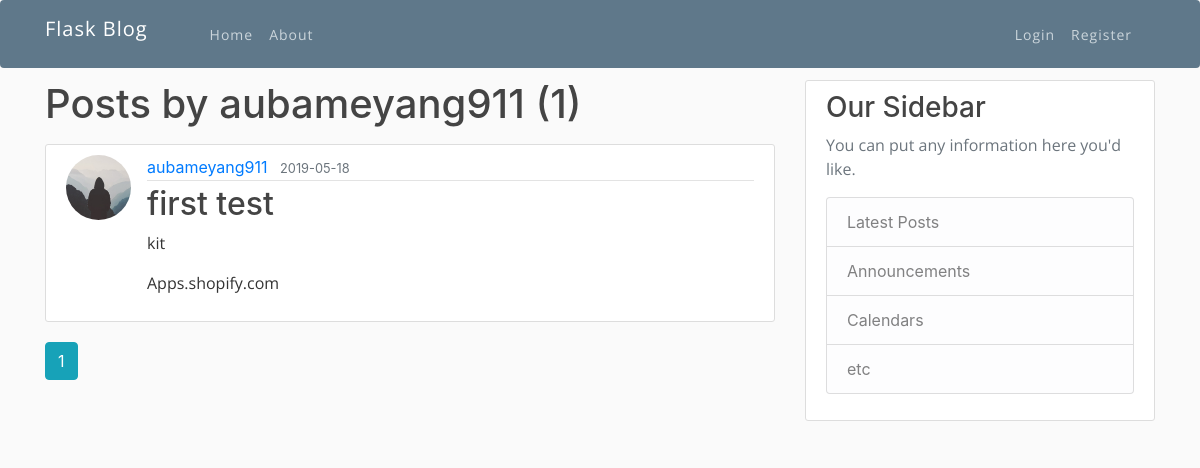
The app's page /user/aubameyang911, older data.
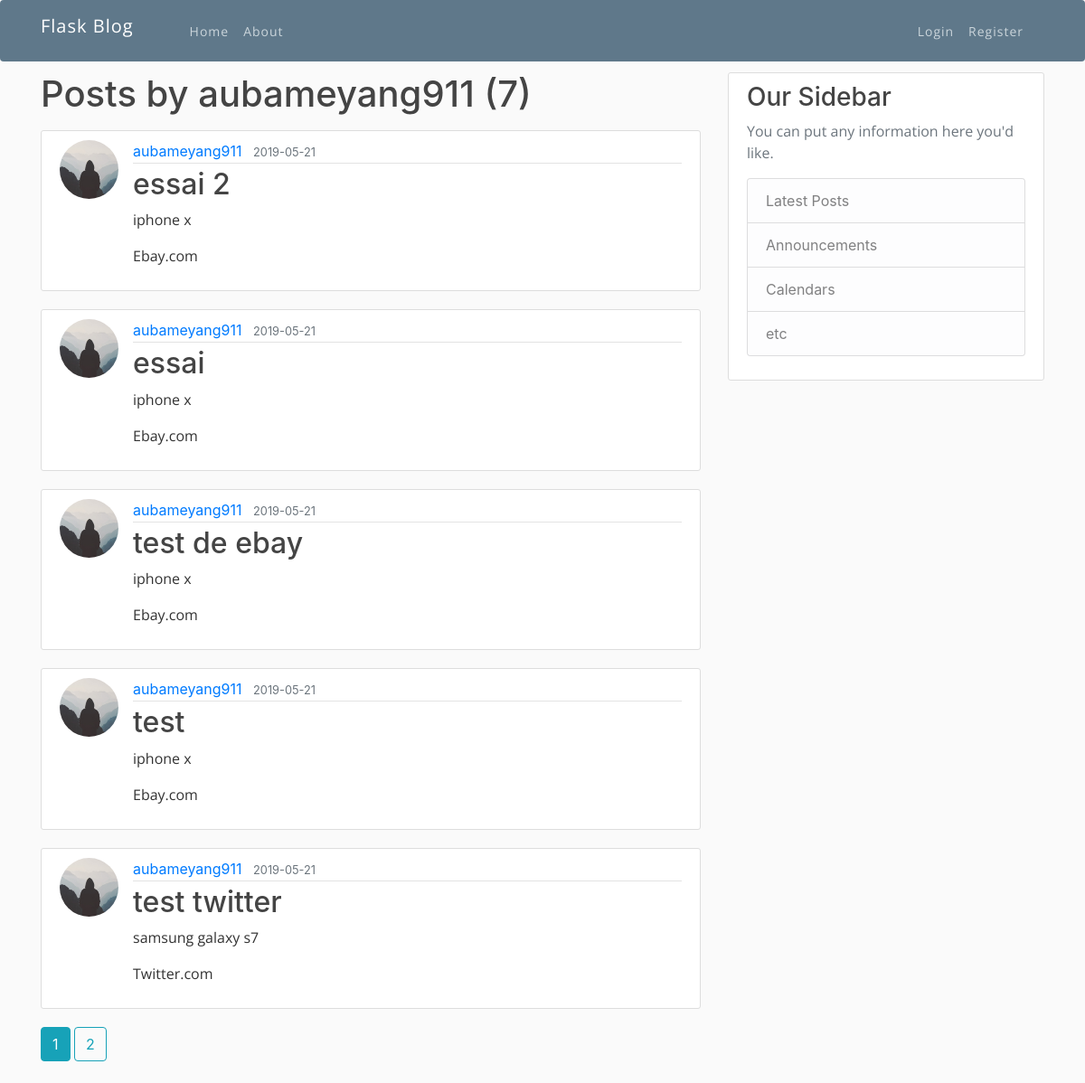
The same page, newer data.
### flaskblog/models.py (models this page shows, shortened)
class User(db.Model, UserMixin):
    id = db.Column(db.Integer, primary_key=True)
    username = db.Column(db.String(20), unique=True, nullable=False)
    email = db.Column(db.String(120), unique=True, nullable=False)
    image_file = db.Column(db.String(20), nullable=False, default='default.jpg')
    password = db.Column(db.String(60), nullable=False)
    posts = db.relationship('Post', backref='Client', lazy=True, cascade="save-update, merge, delete")

class Post(db.Model):
    id = db.Column(db.Integer, primary_key=True)
    title = db.Column(db.String(100), nullable=False)
    date_posted = db.Column(db.DateTime, nullable=False, default=datetime.utcnow)
    keywords = db.Column(db.Text, nullable=False)
    url=db.Column(db.Text, nullable=False)
    user_id = db.Column(db.Integer, db.ForeignKey('user.id'), nullable=False)
    reviews = db.relationship('Review', backref='origin', lazy=True)
    graphs= db.relationship('Graph', backref='gg', lazy=True, cascade="save-update, merge, delete")

### flaskblog/routes.py (the view)
@app.route("/user/<string:username>")
def user_posts(username):
    page = request.args.get('page', 1, type=int)
    user = User.query.filter_by(username=username).first_or_404()
    posts = Post.query.filter_by(Client=user)\
        .order_by(Post.date_posted.desc())\
        .paginate(page=page, per_page=5)
    return render_template('user_posts.html', posts=posts, user=user)

### flaskblog/templates/user_posts.html
{% extends "layout.html" %}
{% block content %}
    <h1 class="mb-3">Posts by {{ user.username }} ({{ posts.total }})</h1>
    {% for post in posts.items %}
        <article class="media content-section">
          <img class="rounded-circle article-img" src="{{ url_for('static', filename='profile_pics/' + post.Client.image_file) }}">
          <div class="media-body">
            <div class="article-metadata">
              <a class="mr-2" href="{{ url_for('user_posts', username=post.Client.username) }}">{{ post.Client.username }}</a>
              <small class="text-muted">{{ post.date_posted.strftime('%Y-%m-%d') }}</small>
            </div>
            <h2><a class="article-title" href="{{ url_for('post', post_id=post.id) }}">{{ post.title }}</a></h2>
            <p class="article-content">{{ post.keywords }}</p>
            <p class="article-content">{{ post.url }}</p>
          </div>
        </article>
    {% endfor %}
    {% for page_num in posts.iter_pages(left_edge=1, right_edge=1, left_current=1, right_current=2) %}
      {% if page_num %}
        {% if posts.page == page_num %}
          <a class="btn btn-info mb-4" href="{{ url_for('user_posts', username=user.username, page=page_num) }}">{{ page_num }}</a>
        {% else %}
          <a class="btn btn-outline-info mb-4" href="{{ url_for('user_posts', username=user.username, page=page_num) }}">{{ page_num }}</a>
        {% endif %}
      {% else %}
        ...
      {% endif %}
    {% endfor %}
{% endblock content %}

### flaskblog/templates/layout.html (shortened to what this page needs)
<!DOCTYPE html>
<html>
<head>
    <link href="{{url_for('static',filename='bootstrap.min.css')}}" rel="stylesheet" type="text/css" media="all" />
    <link rel="stylesheet" href="{{url_for('static',filename='animate.css')}}">
    <link rel="stylesheet" href="{{url_for('static',filename='owl.carousel.css')}}">
    <link rel="stylesheet" href="{{url_for('static',filename='owl.theme.css')}}">
    <link rel="stylesheet" href="{{url_for('static',filename='ionicons.min.css')}}">
    <link href="{{url_for('static',filename='style.css')}}" rel="stylesheet" type="text/css" media="all" />
    <link rel="stylesheet" href="https://maxcdn.bootstrapcdn.com/bootstrap/4.0.0/css/bootstrap.min.css">
    <link rel="stylesheet" type="text/css" href="{{ url_for('static', filename='main.css') }}">
</head>
<body>
    <header class="site-header">
      <nav class="navbar navbar-expand-md navbar-dark bg-steel fixed-top">
        <div class="container">
          <a class="navbar-brand mr-4" href="/">Flask Blog</a>
          <div class="collapse navbar-collapse" id="navbarToggle">
            <div class="navbar-nav mr-auto">
              <a class="nav-item nav-link" href="{{ url_for('home') }}">Home</a>
              <a class="nav-item nav-link" href="{{ url_for('about') }}">About</a>
            </div>
            <div class="navbar-nav">
              {% if current_user.is_authenticated %}
                <a class="nav-item nav-link" href="{{ url_for('new_post') }}">New Request</a>
                <a class="nav-item nav-link"  href="{{ url_for('user_posts', username=current_user.username) }}">My Posts</a>
                <a class="nav-item nav-link" href="{{ url_for('account') }}">Account</a>
                <a class="nav-item nav-link" href="{{ url_for('logout') }}">Logout</a>
              {% else %}
                <a class="nav-item nav-link" href="{{ url_for('login') }}">Login</a>
                <a class="nav-item nav-link" href="{{ url_for('register') }}">Register</a>
              {% endif %}
            </div>
          </div>
        </div>
      </nav>
    </header>
    <main role="main" class="container">
      <div class="row">
        <div class="col-md-8">
          {% block content %}{% endblock %}
        </div>
        <div class="col-md-4">
          <div class="content-section">
            <h3>Our Sidebar</h3>
            <p class='text-muted'>You can put any information here you'd like.
              <ul class="list-group">
                <li class="list-group-item list-group-item-light">Latest Posts</li>
                <li class="list-group-item list-group-item-light">Announcements</li>
                <li class="list-group-item list-group-item-light">Calendars</li>
                <li class="list-group-item list-group-item-light">etc</li>
              </ul>
            </p>
          </div>
        </div>
      </div>
    </main>
</body>
</html>

### flaskblog/static/style.css (style rules this page uses)
html, body, div, span, applet, object, iframe, h1, h2, h3, h4, h5, h6, p, blockquote, pre, a, abbr, acronym, address, big, cite, code, del, dfn, em, img, ins, kbd, q, s, samp, small, strike, strong, sub, sup, tt, var, b, u, i, center, dl, dt, dd, ol, ul, li, fieldset, form, label, legend, table, caption, tbody, tfoot, thead, tr, th, td, article, aside, canvas, details, embed, figure, figcaption, footer, header, hgroup, menu, nav, output, ruby, section, summary, time, mark, audio, video { margin: 0; padding: 0; border: 0; font-size: 100%; font: inherit; vertical-align: baseline; }
article, aside, details, figcaption, figure, footer, header, hgroup, menu, nav, section { display: block; }
body { line-height: 1; }
ol, ul { list-style: none; }
h1 { font-size: 16px; }
html * { -webkit-font-smoothing: antialiased; -moz-osx-font-smoothing: grayscale; }
*, *:after, *:before { -webkit-box-sizing: border-box; -moz-box-sizing: border-box; box-sizing: border-box; }
h1, h2, h3, h4, h5, h6 { font-family: Open Sans; }
p { font-family: Open Sans; }
.navbar { font-size: 14px; font-family: Open Sans; font-weight: 400; text-transform: capitalize; padding-top: 25px; letter-spacing: 1px; -webkit-transition: all 0.6s; -moz-transition: all 0.6s; -o-transition: all 0.6s; transition: all 0.6s; -webkit-backface-visibility: hidden; }

### flaskblog/static/main.css (style rules this page uses)
body { background: #fafafa; color: #333333; margin-top: 5rem; }
h1, h2, h3, h4, h5, h6 { color: #444444; }
.bg-steel { background-color: #5f788a; }
.site-header .navbar-nav .nav-link { color: #cbd5db; }
.content-section { background: #ffffff; padding: 10px 20px; border: 1px solid #dddddd; border-radius: 3px; margin-bottom: 20px; }
.article-title { color: #444444; }
.article-content { white-space: pre-line; }
.article-img { height: 65px; width: 65px; margin-right: 16px; }
.article-metadata { padding-bottom: 1px; margin-bottom: 4px; border-bottom: 1px solid #e3e3e3 }

Row changes from the older to the newer data that the page shows:
no longer on this page (row unchanged): Post: image_file (placeholder picture), Client.username "aubameyang911", date_posted "2019-05-18", title "first test", keywords "kit", url "Apps.shopify.com"
added Post: image_file (placeholder picture), Client.username "aubameyang911", date_posted "2019-05-21", title "essai 2", keywords "iphone x", url "Ebay.com"
added Post: image_file (placeholder picture), Client.username "aubameyang911", date_posted "2019-05-21", title "essai", keywords "iphone x", url "Ebay.com"
added Post: image_file (placeholder picture), Client.username "aubameyang911", date_posted "2019-05-21", title "test de ebay", keywords "iphone x", url "Ebay.com"
added Post: image_file (placeholder picture), Client.username "aubameyang911", date_posted "2019-05-21", title "test", keywords "iphone x", url "Ebay.com"
added Post: image_file (placeholder picture), Client.username "aubameyang911", date_posted "2019-05-21", title "test twitter", keywords "samsung galaxy s7", url "Twitter.com"
Text that changed along with them:
{{ posts.total }}: "1" → "7"
new list line: "2"
